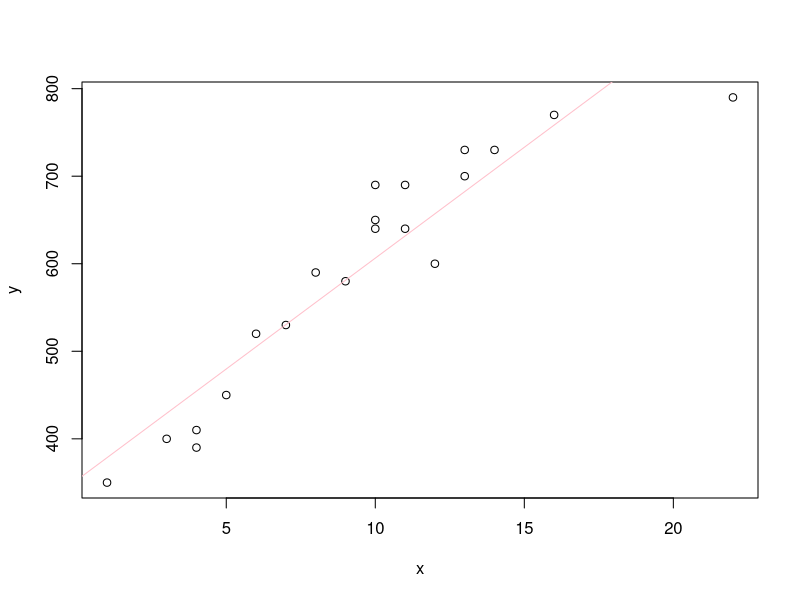

Write the R code that produced this figure.
# Broj sati ucenja
x = c(4,9, 10, 14, 4, 7, 12, 22, 1, 3, 8, 
      11, 5, 6, 10, 11, 16, 13, 13, 10)
# Rezultati testa.
y = c(390, 580, 650, 730, 410, 530, 600, 
      790, 350, 400, 590, 640,450, 520, 
      690, 690, 770,700, 730, 640)

model = lm(y~x)
summary(model)

plot(x, y)

# iz tabele - regresiona prava
a = 25.326
b = 353.165
abline(b, a, col = 'pink')

# zelimo da ovo pripada nekoj normalnoj raspodeli
reziduali = model$residuals